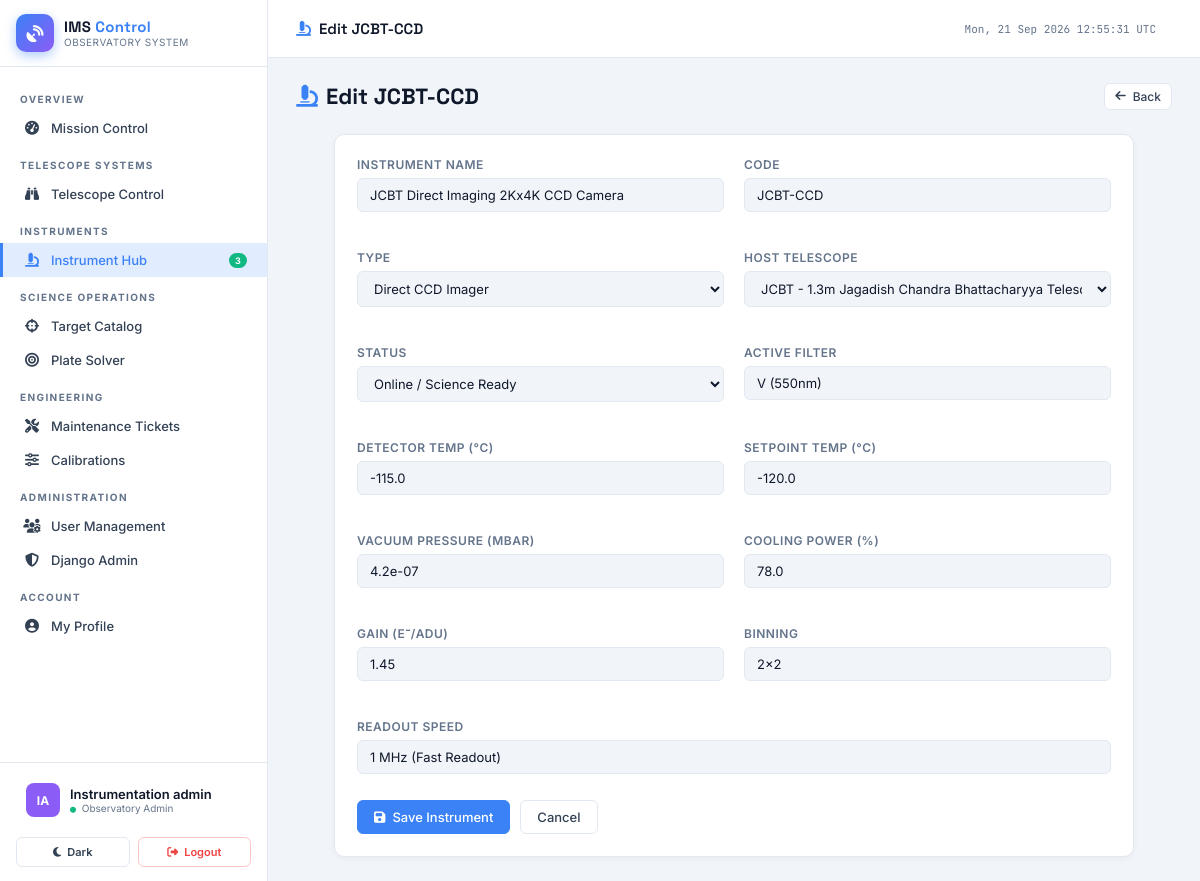
Screenshot of /instruments/6/edit/ (signed in) with the database file from the repository.
### accounts/models.py (models this page shows, shortened)
class User(AbstractUser):
    ROLE_ADMIN = 'admin'
    ROLE_ENGINEER = 'engineer'
    ROLE_OBSERVER = 'observer'
    ROLE_CHOICES = [
        (ROLE_ADMIN, 'Observatory Admin'),
        (ROLE_ENGINEER, 'Instrument Engineer'),
        (ROLE_OBSERVER, 'Astronomical Observer'),
    ]
    DEPARTMENT_CHOICES = [
        ('optics', 'Optics & Instrumentation'),
        ('electronics', 'Control Electronics'),
        ('software', 'Software & Telemetry'),
        ('astronomy', 'Observational Astronomy'),
        ('operations', 'Site Operations'),
    ]
    role = models.CharField(
        max_length=20, choices=ROLE_CHOICES, default=ROLE_OBSERVER,
        help_text="Primary functional role in the observatory system."
    )
    department = models.CharField(
        max_length=30, choices=DEPARTMENT_CHOICES, default='astronomy'
    )
    designation = models.CharField(max_length=100, blank=True, help_text="Job title or academic rank.")
    phone = models.CharField(max_length=20, blank=True)
    avatar_color = models.CharField(max_length=7, default="#4f8ef7")
    theme_preference = models.CharField(
        max_length=10,
        choices=[('dark', 'Dark Observatory Theme'), ('light', 'Light Theme')],
        default='dark'
    )
    assigned_telescopes = models.ManyToManyField(
        'telescopes.Telescope',
        blank=True,
        related_name='assigned_observers',
        help_text="Telescopes this observer is authorized to view and control."
    )
    created_at = models.DateTimeField(auto_now_add=True)
    updated_at = models.DateTimeField(auto_now=True)
    class Meta:
        verbose_name = "User"
        verbose_name_plural = "Users"
        ordering = ["username"]
    @property
    def is_admin(self):
        return self.role == self.ROLE_ADMIN or self.is_superuser
    @property
    def display_name(self):
        return self.get_full_name() or self.username
    @property
    def initials(self):
        name = self.get_full_name()
        if name:
            parts = name.split()
            return "".join(p[0].upper() for p in parts[:2])
        return self.username[:2].upper()

### instruments/models.py (models this page shows, shortened)
class Instrument(models.Model):
    TYPE_SPECTROGRAPH = 'spectrograph'
    TYPE_CCD_IMAGER = 'ccd_imager'
    TYPE_IR_CAMERA = 'ir_camera'
    TYPE_PHOTOMETER = 'photometer'
    TYPE_POLARIMETER = 'polarimeter'
    TYPE_ADAPTIVE_OPTICS = 'adaptive_optics'
    TYPE_CHOICES = [
        (TYPE_SPECTROGRAPH, 'Optical Spectrograph'),
        (TYPE_CCD_IMAGER, 'Direct CCD Imager'),
        (TYPE_IR_CAMERA, 'Near-Infrared Camera'),
        (TYPE_PHOTOMETER, 'Fast Photometer'),
        (TYPE_POLARIMETER, 'Imaging Polarimeter'),
        (TYPE_ADAPTIVE_OPTICS, 'Adaptive Optics Unit'),
    ]
    STATUS_ONLINE = 'online'
    STATUS_CALIBRATING = 'calibrating'
    STATUS_STANDBY = 'standby'
    STATUS_MAINTENANCE = 'maintenance'
    STATUS_ERROR = 'error'
    STATUS_CHOICES = [
        (STATUS_ONLINE, 'Online / Science Ready'),
        (STATUS_CALIBRATING, 'Running Calibration'),
        (STATUS_STANDBY, 'Thermal Standby'),
        (STATUS_MAINTENANCE, 'Maintenance Lock'),
        (STATUS_ERROR, 'Cryo/Sensor Alarm'),
    ]
    name = models.CharField(max_length=150, help_text="Full Instrument Name.")
    code = models.CharField(max_length=20, unique=True, help_text="Short identifier code.")
    instrument_type = models.CharField(max_length=30, choices=TYPE_CHOICES, default=TYPE_SPECTROGRAPH)
    telescope = models.ForeignKey(Telescope, on_delete=models.CASCADE, related_name="instruments", help_text="Mounted host telescope.")
    status = models.CharField(max_length=20, choices=STATUS_CHOICES, default=STATUS_STANDBY)
    detector_temp = models.FloatField(default=-110.5, help_text="Current CCD detector temperature (°C).")
    setpoint_temp = models.FloatField(default=-115.0, help_text="Target cooling setpoint (°C).")
    vacuum_pressure = models.FloatField(default=1.2e-6, help_text="Dewar vacuum pressure in mbar.")
    cooling_power_percent = models.FloatField(default=68.5, help_text="Cooler duty cycle percentage.")
    gain = models.FloatField(default=1.5, help_text="CCD gain in e-/ADU.")
    binning = models.CharField(max_length=10, default="1x1", help_text="Pixel binning mode (e.g., 1x1, 2x2).")
    readout_speed = models.CharField(max_length=50, default="100 kHz (Low Noise)")
    active_filter = models.CharField(max_length=50, default="V (550nm)")
    created_at = models.DateTimeField(auto_now_add=True)
    updated_at = models.DateTimeField(auto_now=True)
    class Meta:
        verbose_name = "Instrument"
        verbose_name_plural = "Instruments"
        ordering = ["code"]

### instruments/views.py (the view)
# urls.py: path('<int:pk>/edit/', views.instrument_edit_view, name='instrument_edit'),
@login_required
@engineer_required
def instrument_edit_view(request, pk):
    instrument = get_object_or_404(Instrument, pk=pk)
    if request.method == 'POST':
        form = InstrumentForm(request.POST, instance=instrument)
        if form.is_valid():
            instrument = form.save()
            messages.success(request, f"Instrument {instrument.code} settings updated.")
            return redirect('instruments:instrument_detail', pk=instrument.pk)
    else:
        form = InstrumentForm(instance=instrument)
    return render(request, 'instruments/instrument_form.html', {'form': form, 'action': f'Edit {instrument.code}'})

### core/context_processors.py (called while the page is built)
def observatory_context(request):
    context = {}
    if request.user.is_authenticated:
        context['total_telescopes'] = Telescope.objects.count()
        context['online_telescopes'] = Telescope.objects.filter(status='online').count()
        context['total_instruments'] = Instrument.objects.count()
        context['online_instruments'] = Instrument.objects.filter(status='online').count()
        context['open_tickets'] = MaintenanceTicket.objects.filter(status='open').count()
        context['critical_tickets'] = MaintenanceTicket.objects.filter(status='open', severity='critical').count()
    return context

### telescopes/models.py (called while the page is built)
    def __str__(self):
        return f"{self.code} - {self.name} ({self.get_status_display()})"

### templates/instruments/instrument_form.html (shortened to what this page needs)
{% extends 'base.html' %}
{% block nav_instruments %}active{% endblock %}
{% block topbar_title %}<i class="fas fa-microscope" style="color:var(--accent);margin-right:8px;"></i>{{ action }}{% endblock %}
{% block content %}
<div class="page-header">
    <div><h1 class="page-title"><i class="fas fa-microscope"></i>{{ action }}</h1></div>
    <a href="{% url 'instruments:instrument_list' %}" class="btn btn-secondary btn-sm"><i class="fas fa-arrow-left"></i> Back</a>
</div>
<div class="card" style="max-width:800px;margin:0 auto;">
    <form method="post">
        <div class="grid grid-2">
            <div class="form-group"><label class="form-label">Instrument Name</label>{{ form.name }}</div>
            <div class="form-group"><label class="form-label">Code</label>{{ form.code }}</div>
            <div class="form-group"><label class="form-label">Type</label>{{ form.instrument_type }}</div>
            <div class="form-group"><label class="form-label">Host Telescope</label>{{ form.telescope }}</div>
            <div class="form-group"><label class="form-label">Status</label>{{ form.status }}</div>
            <div class="form-group"><label class="form-label">Active Filter</label>{{ form.active_filter }}</div>
            <div class="form-group"><label class="form-label">Detector Temp (°C)</label>{{ form.detector_temp }}</div>
            <div class="form-group"><label class="form-label">Setpoint Temp (°C)</label>{{ form.setpoint_temp }}</div>
            <div class="form-group"><label class="form-label">Vacuum Pressure (mbar)</label>{{ form.vacuum_pressure }}</div>
            <div class="form-group"><label class="form-label">Cooling Power (%)</label>{{ form.cooling_power_percent }}</div>
            <div class="form-group"><label class="form-label">Gain (e⁻/ADU)</label>{{ form.gain }}</div>
            <div class="form-group"><label class="form-label">Binning</label>{{ form.binning }}</div>
            <div class="form-group" style="grid-column:1/-1;"><label class="form-label">Readout Speed</label>{{ form.readout_speed }}</div>
        </div>
        <div style="display:flex;gap:10px;margin-top:8px;">
            <button type="submit" class="btn btn-primary"><i class="fas fa-save"></i> Save Instrument</button>
            <a href="{% url 'instruments:instrument_list' %}" class="btn btn-secondary">Cancel</a>
        </div>
    </form>
</div>
{% endblock %}

### templates/base.html (shortened to what this page needs)
<!DOCTYPE html>
<html lang="en" data-theme="{% if user.is_authenticated %}{{ user.theme_preference|default:'dark' }}{% else %}dark{% endif %}">
<head>
    {% load static %}
    <link rel="stylesheet" href="https://cdnjs.cloudflare.com/ajax/libs/font-awesome/6.5.0/css/all.min.css">
</head>
<body>
<nav class="sidebar">
    <div class="sidebar-logo">
        <a href="{% url 'core:dashboard' %}" class="logo-mark">
            <div class="logo-icon"><i class="fas fa-satellite-dish"></i></div>
            <div class="logo-text-block">
                <div class="logo-title">IMS <span>Control</span></div>
                <div class="logo-sub">Observatory System</div>
            </div>
        </a>
    </div>
    <nav class="sidebar-nav">
        <div class="nav-section-label">Overview</div>
        <a href="{% url 'core:dashboard' %}" class="nav-item {% block nav_dashboard %}{% endblock %}">
            <i class="fas fa-gauge-high"></i> Mission Control
        </a>
        <div class="nav-section-label">Telescope Systems</div>
        <a href="{% url 'telescopes:telescope_list' %}" class="nav-item {% block nav_telescopes %}{% endblock %}">
            <i class="fas fa-binoculars"></i> Telescope Control
        </a>
        <div class="nav-section-label">Instruments</div>
        <a href="{% url 'instruments:instrument_list' %}" class="nav-item {% block nav_instruments %}{% endblock %}">
            <i class="fas fa-microscope"></i> Instrument Hub
            {% if online_instruments %}<span class="nav-badge green">{{ online_instruments }}</span>{% endif %}
        </a>
        <div class="nav-section-label">Science Operations</div>
        <a href="{% url 'observations:target_list' %}" class="nav-item {% block nav_targets %}{% endblock %}">
            <i class="fas fa-crosshairs"></i> Target Catalog
        </a>
        <a href="{% url 'platesolver:index' %}" class="nav-item {% block nav_platesolver %}{% endblock %}">
            <i class="fas fa-bullseye"></i> Plate Solver
        </a>
        <div class="nav-section-label">Engineering</div>
        <a href="{% url 'maintenance:ticket_list' %}" class="nav-item {% block nav_tickets %}{% endblock %}">
            <i class="fas fa-screwdriver-wrench"></i> Maintenance Tickets
        </a>
        <a href="{% url 'maintenance:calibration_list' %}" class="nav-item {% block nav_calibrations %}{% endblock %}">
            <i class="fas fa-sliders"></i> Calibrations
        </a>
        {% if user.is_admin %}
        <div class="nav-section-label">Administration</div>
        <a href="{% url 'accounts:user_list' %}" class="nav-item {% block nav_users %}{% endblock %}">
            <i class="fas fa-users-cog"></i> User Management
        </a>
        <a href="/admin/" class="nav-item" target="_blank">
            <i class="fas fa-shield-halved"></i> Django Admin
        </a>
        {% endif %}
        <div class="nav-section-label">Account</div>
        <a href="{% url 'accounts:profile' %}" class="nav-item {% block nav_profile %}{% endblock %}">
            <i class="fas fa-circle-user"></i> My Profile
        </a>
    </nav>
    <div class="sidebar-user">
        <div class="user-card">
            <div class="user-avatar" style="background: {{ user.avatar_color|default:'#3b82f6' }}">
                {{ user.initials }}
            </div>
            <div style="flex:1; min-width:0;">
                <div class="user-name">{{ user.display_name }}</div>
                <div class="user-role-badge">
                    <i class="fas fa-circle" style="font-size:6px; color:var(--green); margin-right:3px;"></i>
                    {{ user.get_role_display }}
                </div>
            </div>
        </div>
    </div>
    <div class="sidebar-actions">
        <a href="{% url 'accounts:toggle_theme' %}" class="btn-sidebar-action btn-theme" title="Toggle Theme">
            <i class="fas {% if user.theme_preference == 'dark' %}fa-sun{% else %}fa-moon{% endif %}"></i>
            <span>{% if user.theme_preference == 'dark' %}Light{% else %}Dark{% endif %}</span>
        </a>
        <a href="{% url 'accounts:logout' %}" class="btn-sidebar-action btn-logout">
            <i class="fas fa-right-from-bracket"></i>
            <span>Logout</span>
        </a>
    </div>
</nav>
<div class="main-content">
    <header class="topbar">
        <div class="topbar-title">{% block topbar_title %}Instrument Management System{% endblock %}</div>
        <div class="topbar-meta" id="live-clock">Loading…</div>
    </header>
    <main class="page-body">
        {% block content %}{% endblock %}
    </main>
</div>
</body>
</html>

### rows the page displays
User: initials "IA", display_name "Instrumentation admin", role "Observatory Admin"
Instrument: name "JCBT Direct Imaging 2Kx4K CCD Camera", code "JCBT-CCD", instrument_type "Direct CCD Imager", telescope "JCBT - 1.3m Jagadish Chandra Bhattacharyya Telescope (Tracking Target)", status "Online / Science Ready", active_filter "V (550nm)", detector_temp "-115.0", setpoint_temp "-120.0", vacuum_pressure "4.2e-07", cooling_power_percent "78.0", gain "1.45", binning "2x2", readout_speed "1 MHz (Fast Readout)"

### other values shown
{{ online_instruments }} "3"
{{ action }} "Edit JCBT-CCD"
